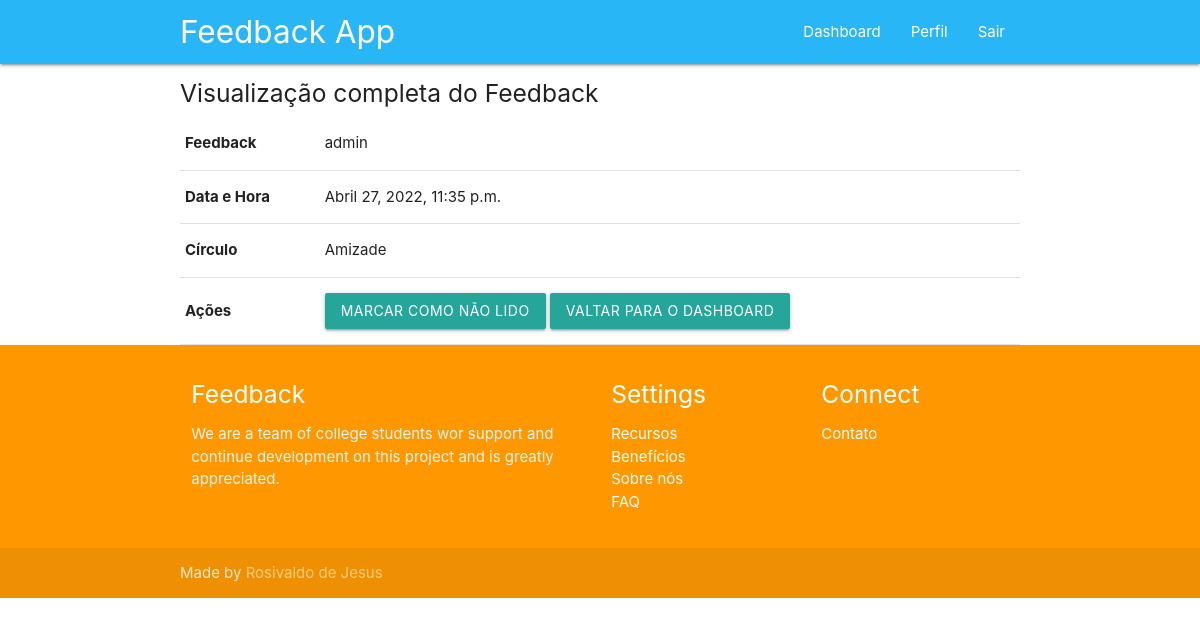
The page /comments/details/4/ (signed in) on the database its author committed.
### comments/models.py (models this page shows)
class Comment(models.Model):
    user = models.ForeignKey(User, on_delete=models.CASCADE, verbose_name= _('Usuário'))
    comment = models.TextField(_('Comentário'))
    circle = models.ForeignKey(Circle, on_delete=models.CASCADE, verbose_name= _('Círculo'))
    created_at = models.DateTimeField(_('Criado'), auto_now_add=True)
    read = models.BooleanField(_('Lido?'), default=False)
    class Meta:
        ordering = ['id']
        verbose_name = _('Comentário')
        verbose_name_plural = _('Comentários')
    def __str__(self) -> str:
        return self.user.username

class Circle(models.Model):
    name = models.CharField(_('Nome'), max_length=50)
    class Meta:
        ordering = ['id']
        verbose_name = _('Círculo')
        verbose_name_plural = _('Círculos')
    def __str__(self) -> str:
        return self.name

### comments/views.py (the view)
# urls.py: path('details/<int:id_comment>/', views.comments_details, name='comments_details'),
def comments_details(request, id_comment):
    comment = get_object_or_404(Comment, pk=id_comment)
    template_name = 'comments/comments_details.html'
    context = {}
    if comment.user == request.user:
        comment.read = True
        comment.save()
        context['comment'] = comment
    else:
        context['message'] = _('Você não possui essa permisão')
    return render(request, template_name, context)

### comments/templates/comments/comments_details.html (shortened to what this page needs)
{% extends 'base.html' %}
{% load widget_tweaks %}
{% block body %}
    <h5>Visualização completa do Feedback</h5>
    {% if message %}
        <h5>{{ message }}</h5>
    {% else %}
        <table>
            <thead>
                <tr>
                    <th>Feedback</th>
                    <td>{{ comment }}</td>
                </tr>
                <tr>
                    <th>Data e Hora</th>
                    <td>{{ comment.created_at }}</td>
                </tr>
                <tr>
                    <th>Círculo</th>
                    <td>{{ comment.circle }}</td>
                </tr>
                <tr>
                    <th>Ações</th>
                    <td>
                        <a href="{% url 'comments:mark_unread' comment.id %}" class="btn waves effect waves-light">Marcar como não lido</a>
                        <a href="{% url 'accounts:dashboard' %}" class="btn waves effect waves-light">Valtar para o Dashboard</a>
                    </td>
                </tr>
            </thead>
        </table>
    {% endif %}
{% endblock %}

### rows shown on the page
Comment: user.username "admin", created_at "Abril 27, 2022, 11:35 p.m.", circle "Amizade"
